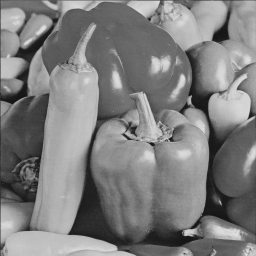
#> input picture Gaussian_EdgeDetection/pepper256.bmp, 256 x 256 px, found by its file name
$ python histogram.py
#> lines starting #> are read from the running program, lines starting #| are printed output that depends on the picture
import numpy as np
import cv2
import matplotlib.pyplot as plt

img = cv2.imread('pepper256.bmp')
#> img is the input picture: shape (256, 256, 3); min 19, max 223, mean 126.4

hist = cv2.calcHist([img], [0], None, [256], [0, 256])
#> hist = 256 values, max 808 at index 104, min 0 at index 0, mean 256
plt.plot(hist)
plt.show()
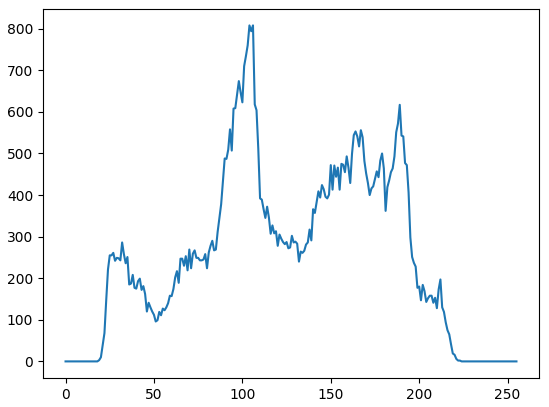
#> figure drawn by matplotlib, 1 panel; curve peaks at x = 104, y = 808
